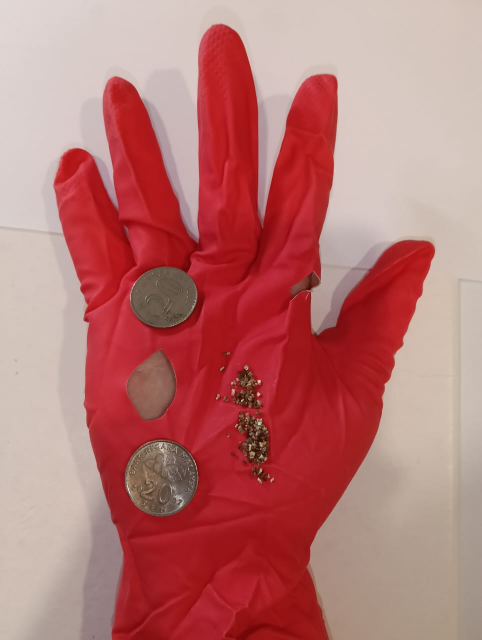
%> input picture LatexGloves/Latex Glove/AllDef.jpeg, 963 x 1280 px (shown at 1/2 size)
$ octave --eval "RubberContamination(imread('Latex Glove/AllDef.jpeg'));"   (GNU Octave 9; MATLAB toolbox functions it lacks are replaced by stand-ins)
%> lines starting %> are read from the running program, lines starting %| are printed output that depends on the picture; in (x1, y1, x2, y2) boxes, pixels count from 0 and x2, y2 are one past the last pixel; in counts of white or black regions, pixels touching at a corner belong together; the program's own positions count from 1
function RubberContamination(input_img, showFigures)
% RUBBERCONTAMINATION - Detect dirt/contamination on a red latex glove
%
% Workflow:
%   1. Build glove mask + safe search zone (same shadow exclusion as foreign object)
%   2. HSV color shift: dirty pixels shift hue toward brown, saturation drops
%   3. Texture anomaly: dirt creates rough/uneven patches (local std dev)
%   4. AND both detections: must be BOTH color-shifted AND texture-anomalous
%   5. Size filtering: catches both large patches and small spots
input_img = imread("./Latex Glove/ContamwHole.jpeg");
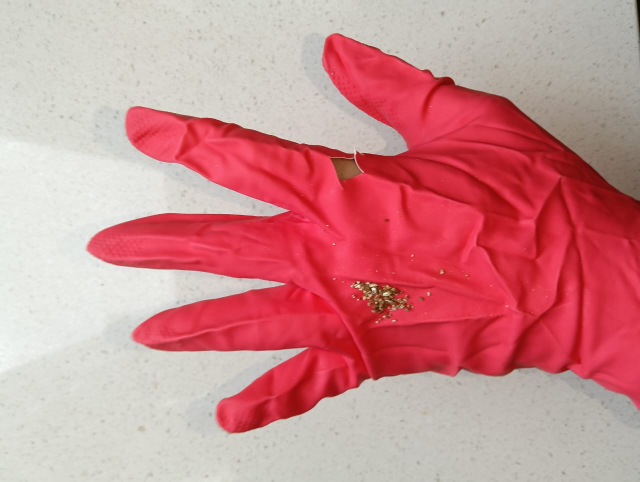
%> input picture LatexGloves/Latex Glove/ContamwHole.jpeg, 1280 x 963 px (shown at 1/2 size)
%> input_img is the input picture: size 963x1280x3 uint8; mean R, G, B 206, 139.9, 143.1
    if nargin < 2, showFigures = true; end

    try
        %% ── STEP 1: PREPROCESS ───────────────────────────────────────────
        gray_img     = GloveDetectionUtils.convertToGrayscale(input_img);
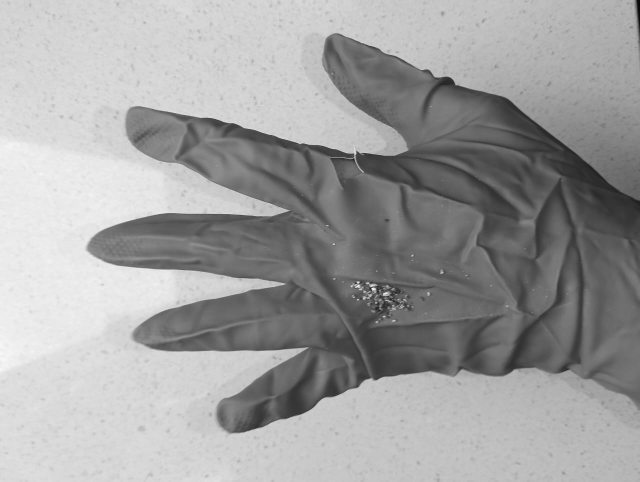
%> gray_img: size 963x1280 uint8 (shown at 1/2 size); min 6, max 252, mean 160
        filtered_img = GloveDetectionUtils.applyMedianFilter(gray_img, [5 5]);

        hsv_img = rgb2hsv(input_img);
%> hsv_img: size 963x1280x3 double; mean H, S, V 0.476, 0.343, 0.809
        H = hsv_img(:,:,1);
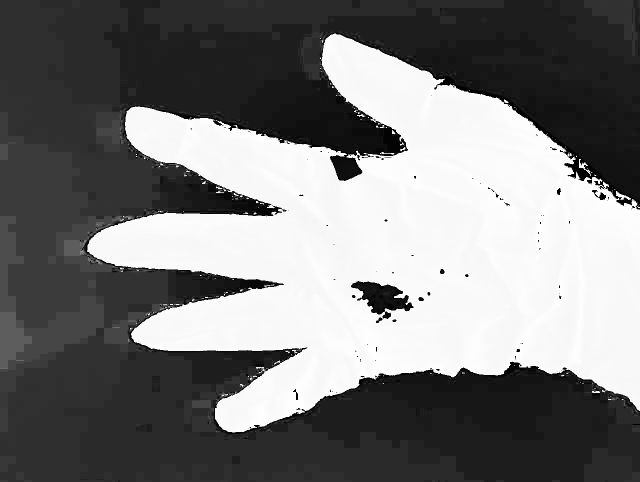
%> H: size 963x1280 double (shown at 1/2 size); min 0, max 0.999, mean 0.476
        S = hsv_img(:,:,2);
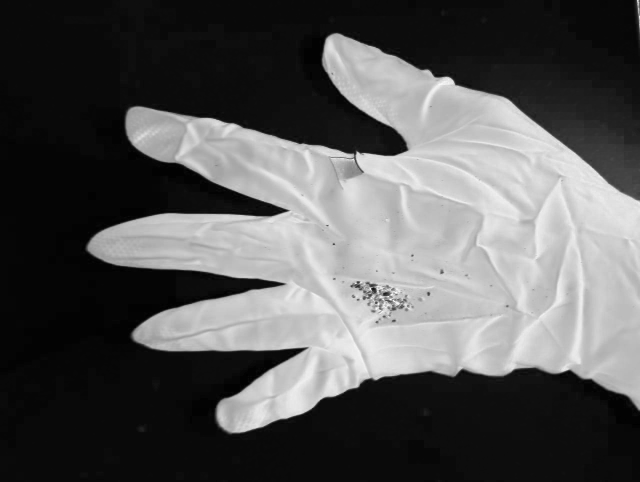
%> S: size 963x1280 double (shown at 1/2 size); min 0, max 1, mean 0.343
        V = hsv_img(:,:,3);
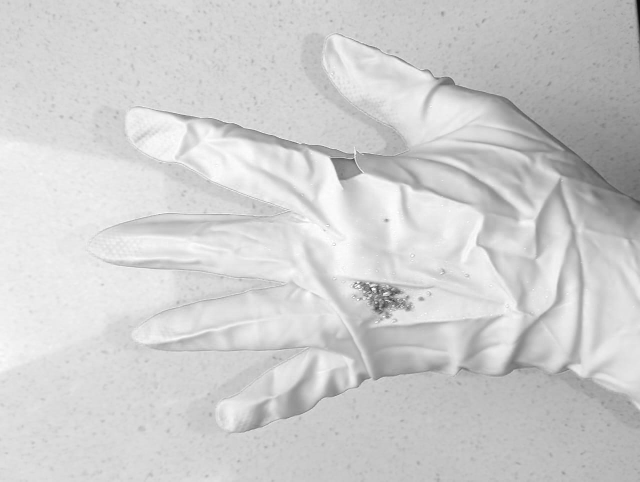
%> V: size 963x1280 double (shown at 1/2 size); min 0.0275, max 1, mean 0.809

        %% ── STEP 2: BACKGROUND MASK ──────────────────────────────────────
        background_mask = (S < 0.15) & (V > 0.55);           % ← TUNE
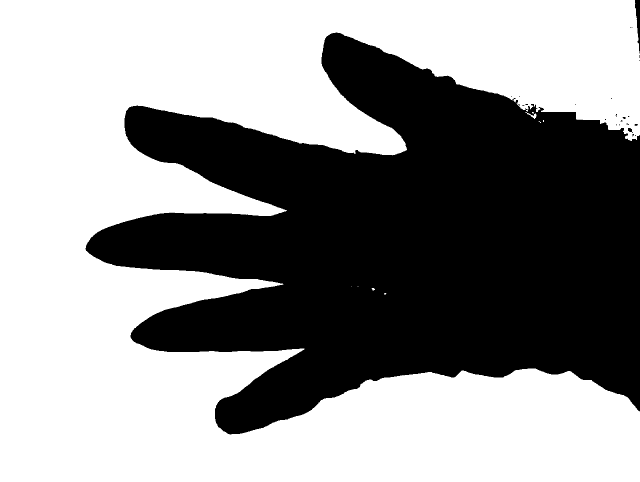
%> background_mask: size 963x1280 logical (shown at 1/2 size); 57.6% white; 25 black regions (21 under 20 px), largest, box (x1, y1, x2, y2) and area: (171, 65, 1280, 869) 521847, (1270, 0, 1280, 107) 603, (1256, 256, 1266, 266) 57, (1269, 248, 1276, 252) 20
        background_mask = bwareaopen(background_mask, 3000);
        background_mask = bwareafilt(background_mask, 1);

        %% ── STEP 3: GLOVE MASK ───────────────────────────────────────────
        glove_red = ((H < 0.05) | (H > 0.92)) & ...          % ← TUNE hue
                    (S > 0.50) & (V > 0.10) & (V < 0.95) & ...
                    ~background_mask;
%> glove_red: size 963x1280 logical; 38.1% white; 78 white regions (71 under 20 px), largest, box (x1, y1, x2, y2) and area: (176, 67, 1280, 865) 469331, (788, 602, 801, 610) 55, (758, 591, 767, 598) 48
        glove_red = medfilt2(glove_red, [5 5]);
%> glove_red: size 963x1280 logical; 38.2% white; 14 white regions (10 under 20 px), largest, box (x1, y1, x2, y2) and area: (176, 67, 1280, 865) 470778, (791, 602, 800, 609) 46, (758, 591, 767, 597) 40, (667, 484, 673, 491) 21
        glove_red = bwareaopen(glove_red, 1000);
%> glove_red: size 963x1280 logical; 38.2% white; 1 white region, box (x1, y1, x2, y2) and area: (176, 67, 1280, 865) 470778
        glove_red = bwareafilt(glove_red, 1);

        glove_filled = imfill(glove_red, 'holes');
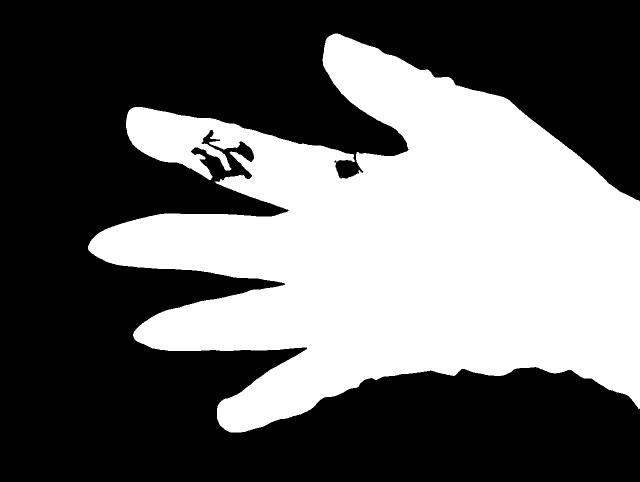
%> glove_filled: size 963x1280 logical (shown at 1/2 size); 39.6% white; 1 white region, box (x1, y1, x2, y2) and area: (176, 67, 1280, 865) 488143
        glove_filled = GloveDetectionUtils.extractGloveMask(glove_filled, 5);
        glove_filled = glove_filled & ~background_mask;

        % Shadow exclusion — same logic as foreign object detector
        shadow_zone   = glove_filled & ~imerode(glove_filled, strel('disk', 14)); % ← TUNE
        safe_interior = glove_filled & ~shadow_zone;

        %% ── STEP 4: MEASURE CLEAN GLOVE BASELINE ────────────────────────
        % Sample the clean red glove's average HSV values from glove_red pixels.
        % Contamination deviates from this baseline.
        H_glove = H(glove_red);
        S_glove = S(glove_red);
        V_glove = V(glove_red);

        S_mean = mean(S_glove(:));   S_std = std(S_glove(:));
        V_mean = mean(V_glove(:));   V_std = std(V_glove(:));

        %% ── STEP 5A: HSV COLOR SHIFT DETECTION ──────────────────────────
        % Dark brown/mud contamination causes:
        %   Hue   → shifts away from pure red toward orange-brown (H 0.03–0.15)
        %   Sat   → drops noticeably (dirt desaturates the vivid red)
        %   Value → gets darker (mud is darker than glove)

        % Hue shifted toward brown (no longer pure red)
        hue_shifted = (H > 0.04) & (H < 0.20);               % ← TUNE: brown/mud hue range

        % Saturation significantly lower than clean glove average
        sat_dropped = S < (S_mean - 1.2 * S_std);            % ← TUNE: sensitivity multiplier

        % Value darker than clean glove average
        val_dark    = V < (V_mean - 1.0 * V_std);            % ← TUNE: darkness sensitivity

        % Color anomaly = hue shifted OR (saturation dropped AND darker)
        color_anomaly = hue_shifted | (sat_dropped & val_dark);
        color_anomaly = color_anomaly & safe_interior & ~background_mask;
        color_anomaly = medfilt2(color_anomaly, [5 5]);       % smooth noise

        %% ── STEP 5B: TEXTURE ANOMALY DETECTION ──────────────────────────
        % Dirt creates rough, uneven surface texture.
        % Local standard deviation measures how much pixel values vary nearby.
        % Clean glove = low local std (smooth, uniform)
        % Dirty patch = high local std (rough, irregular)

        std_img  = stdfilt(filtered_img, ones(9));            % ← TUNE: window size
        std_norm = mat2gray(std_img);

        % Measure clean glove's typical texture level
        std_glove_vals = std_norm(glove_red);
        std_mean = mean(std_glove_vals(:));
        std_std  = std(std_glove_vals(:));

        % Flag pixels with unusually high texture variation
        texture_anomaly = std_norm > (std_mean + 1.5 * std_std); % ← TUNE multiplier
        texture_anomaly = texture_anomaly & safe_interior & ~background_mask;
        texture_anomaly = medfilt2(texture_anomaly, [5 5]);

        %% ── STEP 5C: LOCAL BRIGHTNESS ANOMALY ───────────────────────────
        % Mud patches are locally darker than the surrounding glove area.
        % Compare each pixel to its local neighbourhood average.
        V_double    = double(V);
        V_local_avg = imgaussfilt(V_double, 12);              % ← TUNE: neighbourhood size
        V_diff      = V_local_avg - V_double;                 % positive = darker than surroundings
        bright_anomaly = V_diff > 0.08;                       % ← TUNE: darkness threshold
        bright_anomaly = bright_anomaly & safe_interior & ~background_mask;
        bright_anomaly = medfilt2(bright_anomaly, [5 5]);

        %% ── STEP 6: COMBINE DETECTIONS ──────────────────────────────────
        % Strategy: color shift + at least one of (texture OR brightness)
        % This avoids wrinkles (texture only) and lighting variation (brightness only)
        % being falsely flagged as contamination.
        contamination_mask = color_anomaly & (texture_anomaly | bright_anomaly);

        %% ── STEP 7: MORPHOLOGICAL CLEANUP ───────────────────────────────
        % Clean up noise and merge nearby patches
        contamination_mask = imopen(contamination_mask, strel('disk', 2));  % ← TUNE
        contamination_mask = bwareaopen(contamination_mask, 60);            % ← TUNE small spot min size
        contamination_mask = imclose(contamination_mask, strel('disk', 8)); % ← TUNE merge gap
        contamination_mask = imfill(contamination_mask, 'holes');
        contamination_mask = bwareaopen(contamination_mask, 100);           % ← TUNE final min size

        %% ── STEP 8: SAVE + DETECT ────────────────────────────────────────
        RNC_contamination_mask = contamination_mask;
        save(fullfile(pwd, 'RNpic.mat'), ...
            'glove_red', 'glove_filled', 'shadow_zone', 'safe_interior', ...
            'color_anomaly', 'texture_anomaly', 'bright_anomaly', ...
            'RNC_contamination_mask');

        min_contam_area = 100;                                % ← TUNE
        [large_contamination, contam_mask_filtered] = ...
            GloveDetectionUtils.detectAndFilterDefects(contamination_mask, min_contam_area);

        save(fullfile(pwd, 'RNvariables.mat'), 'large_contamination');

        %% ── STEP 9: DISPLAY ─────────────────────────────────────────────
        if showFigures
            figure('Name', 'Processing Steps - Contamination Detection', ...
                   'NumberTitle', 'off', 'Position', [50 50 1500 900]);

            subplot(3,4,1);  imshow(input_img);                                 title('1. Original RGB');
            subplot(3,4,2);  imshow(glove_filled);                              title('2. Glove Mask (filled)');
            subplot(3,4,3);  imshow(shadow_zone);                               title('3. Shadow Zone (excluded)');
            subplot(3,4,4);  imshow(safe_interior);                             title('4. Safe Search Zone');

            subplot(3,4,5);  imshow(color_anomaly);                             title('5. Color Anomaly (HSV shift)');
            subplot(3,4,6);  imagesc(std_norm); axis image off; colormap(gca, hot);
                                                                                title('6. Local Texture (std dev)');
            subplot(3,4,7);  imshow(texture_anomaly);                           title('7. Texture Anomaly');
            subplot(3,4,8);  imshow(bright_anomaly);                            title('8. Brightness Anomaly');

            subplot(3,4,9);  imshow(contamination_mask);                        title('9. Combined (color AND texture/bright)');
            subplot(3,4,10); imshow(contam_mask_filtered);                      title('10. Final Contamination Mask');
            subplot(3,4,11); imshow(labeloverlay(input_img, contam_mask_filtered, ...
                              'Colormap', [0.6 0.3 0], 'Transparency', 0.40)); title('11. Final Overlay (brown)');

            subplot(3,4,12); imshow(input_img); hold on;
            title(sprintf('12. Detected: %d Contamination(s)', numel(large_contamination)));
            for i = 1:numel(large_contamination)
                bb = large_contamination(i).BoundingBox;
                rectangle('Position', bb, 'EdgeColor', [0.6 0.3 0], 'LineWidth', 2);
                text(bb(1), bb(2)-6, sprintf('Contamination %d', i), ...
                     'Color', [0.6 0.3 0], 'FontSize', 9, 'FontWeight', 'bold', ...
                     'BackgroundColor', 'white', 'Margin', 1);
            end
            hold off;
        end

    catch ME
        disp(ME.message);
    end
end
